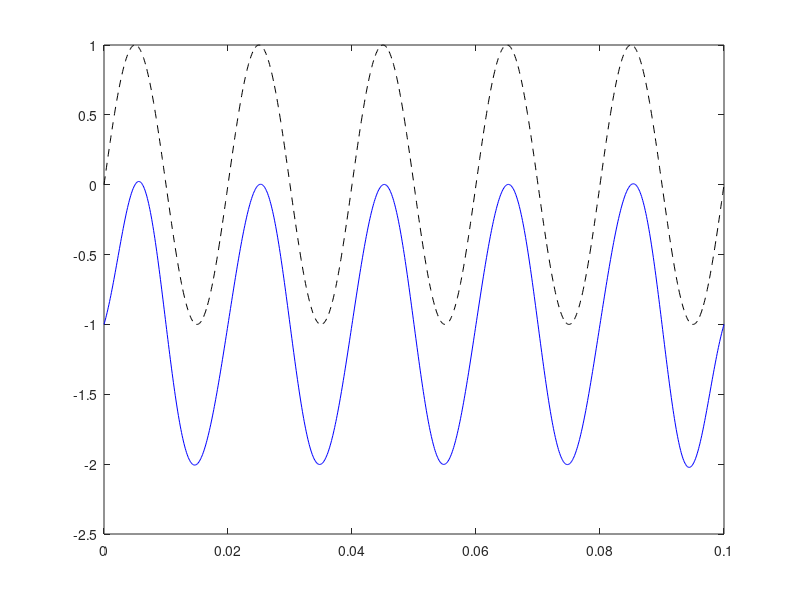

Reproduce this figure in MATLAB.
clear all; close all;
A = 230; % V
f = 50;  % Hz
T = 0.1;

fs = 200;
dt = 1/fs;
t = 0:dt:T;
x = sin(2*pi*f*t);

ts = 0:(1/10e3):T;
analog = sin(2*pi*f*ts);

x_odt = zeros(size(ts));
for i = 1:length(t)
    x_odt = x_odt + x(i) * sinc((ts - t(i))/ dt);
end


plot(ts,analog,'k--'); hold on;
plot(ts,x_odt-1,'b');
